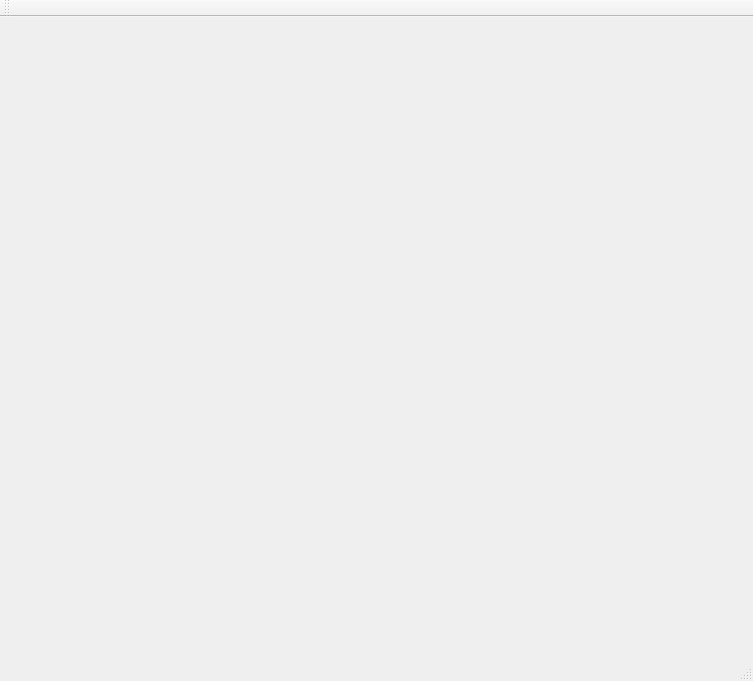
<?xml version="1.0" encoding="UTF-8"?>
<ui version="4.0">
 <class>PlotDTW</class>
 <widget class="QMainWindow" name="PlotDTW">
  <property name="geometry">
   <rect>
    <x>0</x>
    <y>0</y>
    <width>753</width>
    <height>681</height>
   </rect>
  </property>
  <property name="windowTitle">
   <string>PlotDTW</string>
  </property>
  <widget class="QWidget" name="centralWidget"/>
  <widget class="QMenuBar" name="menuBar">
   <property name="geometry">
    <rect>
     <x>0</x>
     <y>0</y>
     <width>753</width>
     <height>22</height>
    </rect>
   </property>
  </widget>
  <widget class="QToolBar" name="mainToolBar">
   <attribute name="toolBarArea">
    <enum>TopToolBarArea</enum>
   </attribute>
   <attribute name="toolBarBreak">
    <bool>false</bool>
   </attribute>
  </widget>
  <widget class="QStatusBar" name="statusBar"/>
 </widget>
 <layoutdefault spacing="6" margin="11"/>
 <resources/>
 <connections/>
</ui>
